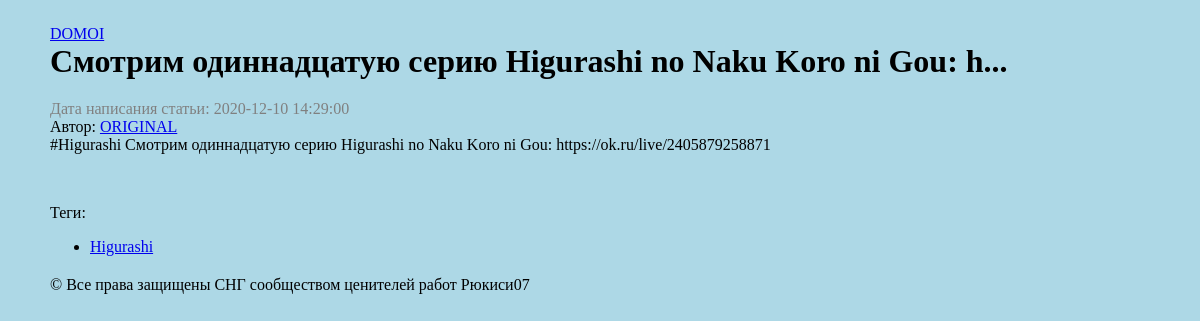
The page /post/6540 on the database its author committed.
### db.py (models this page shows)
class BaseModel(Model):
    class Meta:
        database = database

class Post(BaseModel):
    id = AutoField(unique=True)
    date = DateField()
    owner_id = IntegerField()
    vk_id = IntegerField()
    title = CharField()
    text = TextField()

class Tags(BaseModel):
    id = AutoField(unique=True)
    vk_id = ForeignKeyField(Post, backref='tags')
    name = CharField()

### app.py (the view)
@app.route('/post/<int:post_id>')
def get_post(post_id):
    query = Post.get(Post.vk_id==post_id)
    title = query.title
    body = query.text
    date = (datetime
            .utcfromtimestamp(query.date)
            .strftime('%Y-%m-%d %H:%M:%S'))
    author = authorizify(query.owner_id)
    tags = Tags.select().where(Tags.vk_id==post_id)
    att = Attachments.select().where(Attachments.vk_id==post_id)
    return render_template('post.html',
                           title=title,
                           date=date,
                           author=author,
                           body=body,
                           tags=tags,
                           att=att)

### app.py (called while the page is built)
def authorizify(id: int) -> str:
    authors = {
        -144705371: ["https://vk.com/ryukishi07", "ORIGINAL"],
        -81413361: ["https://vk.com/id70251320", "Алексей Кулешов"],
        -89327841: ["https://vk.com/xx_gensokyo_xx", "EXTREME RUSSIAN FANDOM FOR TOUHOU"],
        -192241227:["https://vk.com/clocktowerzines", "Clock Tower Zines | TYPE-MOON zine | WTCZINE"]
    }
    if id in authors:
        return authors[id]
    else:
        return ["https://vk.com/ryukishi07", "АВТОР ПОКА НЕ НАЙДЕН"]

### templates/post.html (shortened to what this page needs)
{% extends "base.html" %}
{% block post_title %} {{ title }} {% endblock %}
{% block content %}
<div class="date">Дата написания статьи: {{ date }} </div>
<div class="author">Автор: <a href="{{ author[0] }}"> {{ author[1] }} </a></div>
{{ body }}
{% for at in att %}
<p>
</p>
{% endfor %}
Теги:
<ul>
{% for tag in tags %}
<li><a href="/tag/{{ tag.name }}">{{ tag.name }}</a></li>
{% endfor %}
</ul>
{% endblock %}

### static/style.css (style rules this page uses)
body { background-color: lightblue; margin: 25px 50px 75px }
.date { color: grey; style: italic; }

### rows shown on the page
Post: title "Смотрим одиннадцатую серию Higurashi no Naku Koro ni Gou: h...", text "#Higurashi Смотрим одиннадцатую серию Higurashi no Naku Koro ni Gou: https://ok.ru/live/2405879258871"
Tags: name "Higurashi"

### other values the page prints
{{ date }} "2020-12-10 14:29:00"
{{ author[1] }} "ORIGINAL"
